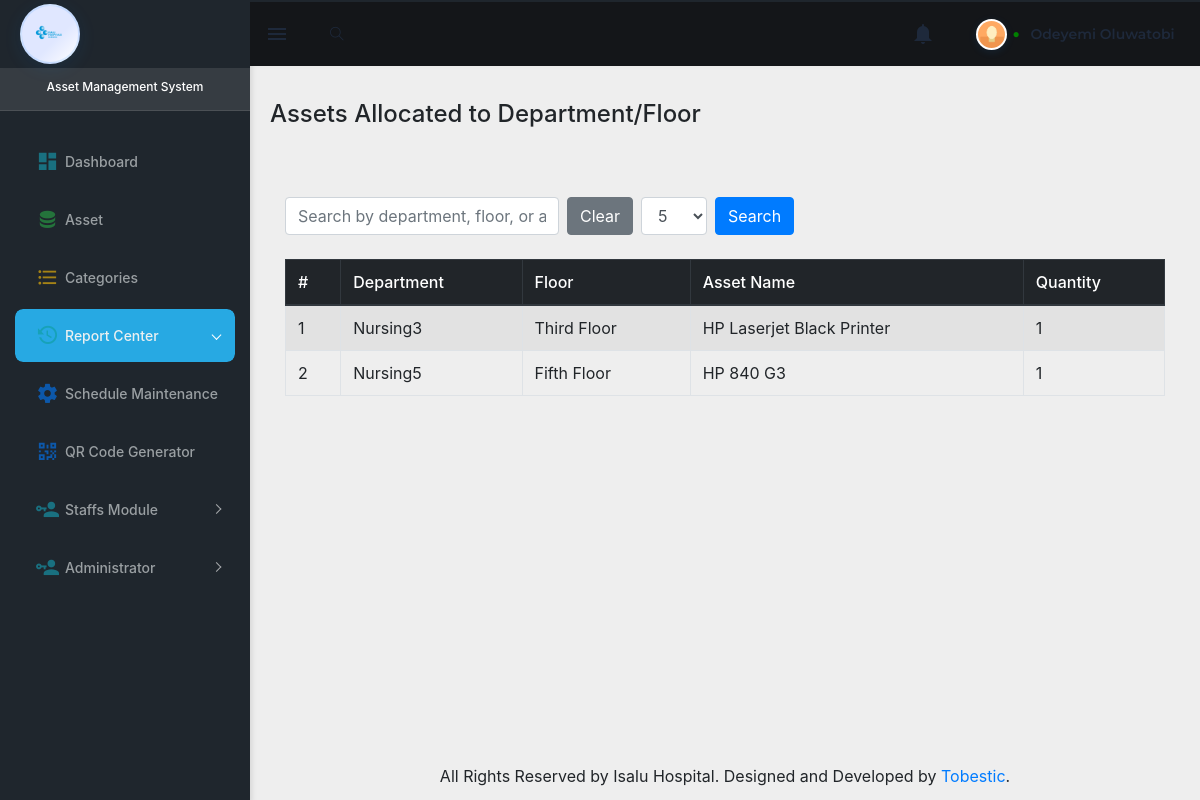
Page /admindashboard/department_report.php (signed in) on the earlier database version.
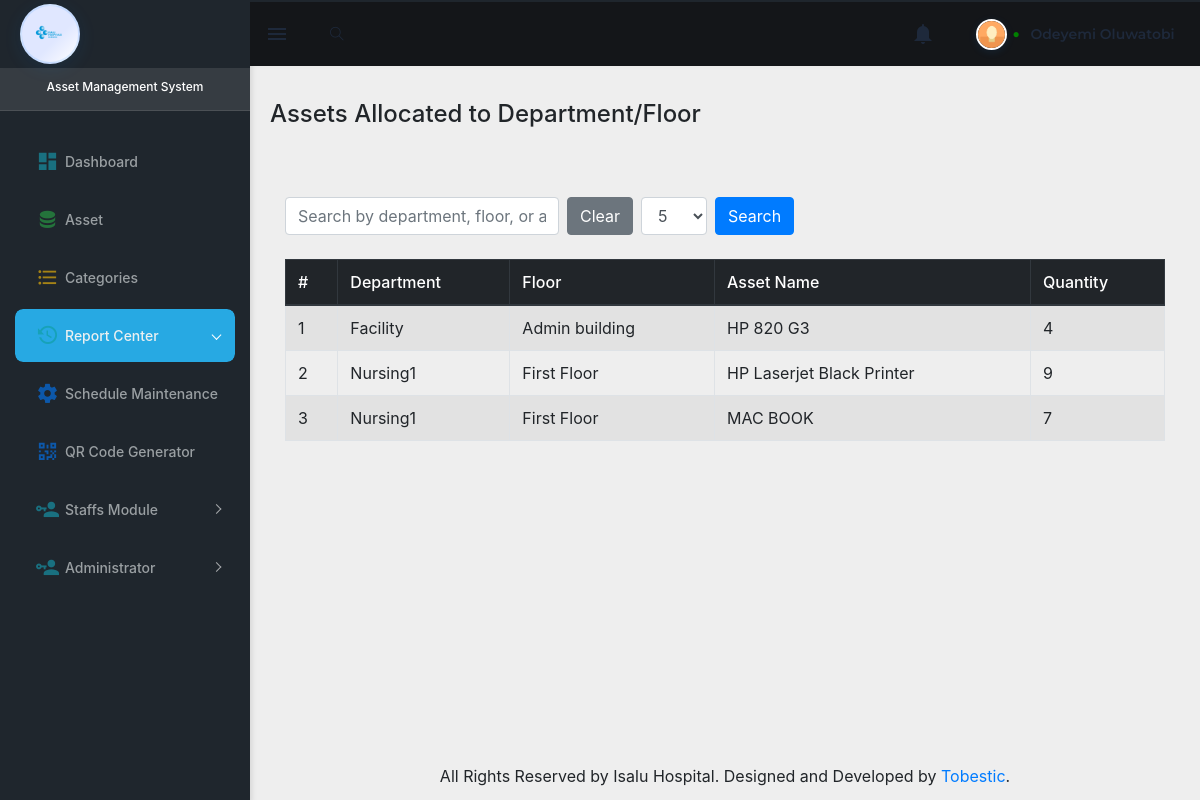
Same page on the later database version.
### tables this page shows
CREATE TABLE `staff_table` (
  `id` int(11) NOT NULL,
  `asset_id` int(11) NOT NULL,
  `reg_no` varchar(100) NOT NULL,
  `asset_name` varchar(100) NOT NULL,
  `description` varchar(200) NOT NULL,
  `quantity` varchar(50) NOT NULL,
  `category` varchar(100) NOT NULL,
  `department` varchar(100) NOT NULL,
  `floor` varchar(100) NOT NULL,
  `requested_by` varchar(100) NOT NULL,
  `request_date` varchar(100) NOT NULL,
  `status` varchar(50) DEFAULT NULL,
  `withdrawn` int(11) NOT NULL
);

### admindashboard/department_reporttable.php (the view, shortened to what this page needs)
<?php
$search = isset($_GET['search']) ? trim($_GET['search']) : '';
$per_page_options = [5, 15, 50, 'all'];
$per_page = isset($_GET['per_page']) && in_array($_GET['per_page'], array_map('strval', $per_page_options)) ? $_GET['per_page'] : 5;
$page = isset($_GET['page']) ? max(1, intval($_GET['page'])) : 1;
$search_param = "%$search%";
if ($per_page === 'all') {
    $sql = "SELECT department, floor, asset_name, quantity
            FROM staff_table
            WHERE (:search = '' OR department LIKE :search OR floor LIKE :search OR asset_name LIKE :search)
            ORDER BY department, floor, asset_name";
    $stmt = $conn->prepare($sql);
    $stmt->bindParam(':search', $search_param, PDO::PARAM_STR);
    $stmt->execute();
    $rows = $stmt->fetchAll(PDO::FETCH_ASSOC);
    $total_pages = 1;
    $page = 1;
} else {
    $offset = ($page - 1) * intval($per_page);
    $sql = "SELECT department, floor, asset_name, quantity
            FROM staff_table
            WHERE (:search = '' OR department LIKE :search OR floor LIKE :search OR asset_name LIKE :search)
            ORDER BY department, floor, asset_name
            LIMIT :limit OFFSET :offset";
    $stmt = $conn->prepare($sql);
    $stmt->bindParam(':search', $search_param, PDO::PARAM_STR);
    $stmt->bindValue(':limit', intval($per_page), PDO::PARAM_INT);
    $stmt->bindValue(':offset', $offset, PDO::PARAM_INT);
    $stmt->execute();
    $rows = $stmt->fetchAll(PDO::FETCH_ASSOC);
}
?>
<!DOCTYPE html>
<html>
<head>
    <link rel="stylesheet" href="assets/libs/bootstrap/dist/css/bootstrap.min.css">
</head>
<body>
<div class="container mt-5">
    <form method="get" class="mb-3 form-inline" id="reportForm">
        <input type="text" name="search" id="searchInput" class="form-control mb-2 mr-2" placeholder="Search by department, floor, or asset..." value="<?php echo htmlspecialchars($search); ?>" style="max-width:350px;" autofocus>
        <button type="button" class="btn btn-secondary mb-2 mr-2" onclick="clearSearch()">Clear</button>
        <select name="per_page" class="form-control mb-2 mr-2" onchange="changePerPage(this)">
            <?php foreach ($per_page_options as $opt): ?>
                <option value="<?php echo $opt; ?>" <?php echo ($per_page == $opt) ? 'selected' : ''; ?>>
                    <?php echo ($opt === 'all') ? 'All' : $opt; ?>
                </option>
            <?php endforeach; ?>
        </select>
        <button type="submit" class="btn btn-primary mb-2">Search</button>
    </form>
    <table class="table table-bordered table-striped">
        <thead class="thead-dark">
            <tr>
                <th>#</th>
                <th>Department</th>
                <th>Floor</th>
                <th>Asset Name</th>
                <th>Quantity</th>
            </tr>
        </thead>
        <tbody>
        <?php if ($rows): ?>
            <?php $sn = ($per_page === 'all') ? 1 : (($page - 1) * intval($per_page)) + 1; ?>
            <?php foreach ($rows as $row): ?>
                <tr>
                    <td><?php echo $sn++; ?></td>
                    <td><?php echo htmlspecialchars($row['department']); ?></td>
                    <td><?php echo htmlspecialchars($row['floor']); ?></td>
                    <td><?php echo htmlspecialchars($row['asset_name']); ?></td>
                    <td><?php echo htmlspecialchars($row['quantity']); ?></td>
                </tr>
            <?php endforeach; ?>
        <?php else: ?>
            <tr><td colspan="5" class="text-center">No records found.</td></tr>
        <?php endif; ?>
        </tbody>
    </table>
</div>
</body>
</html>

Differences in the rows shown:
removed staff_table: department "Nursing3", floor "Third Floor", asset_name "HP Laserjet Black Printer", quantity "1"
removed staff_table: department "Nursing5", floor "Fifth Floor", asset_name "HP 840 G3", quantity "1"
added staff_table: department "Facility", floor "Admin building", asset_name "HP 820 G3", quantity "4"
added staff_table: department "Nursing1", floor "First Floor", asset_name "HP Laserjet Black Printer", quantity "9"
added staff_table: department "Nursing1", floor "First Floor", asset_name "MAC BOOK", quantity "7"
